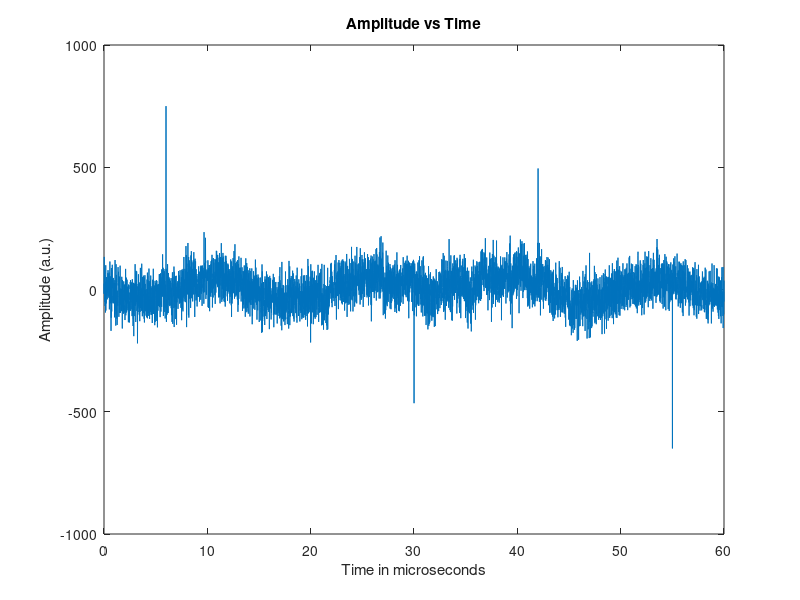

The MATLAB script that drew this image: (Note: this script raises an error after producing the figure.)
%Tyler Cascalho Cox
clear, clc

% Opening the Data Text File so it can be read
fid = fopen('ExampleData.txt','r');

%Reading the Text into a (2, length) matrix
m = fscanf(fid,'%f %f',[2,Inf]);

%Closing the Text File
t = fclose(fid);

%Storing the time data into the x vector
x= m(1,:);

%Storing the amplitude data into the y vector
y= m(2,:);

%Plotting the x, y data
figure(1)
plot(x,y,'-')
title('Amplitude vs Time')
xlabel('Time in microseconds')
ylabel('Amplitude (a.u.)')

%Smoothing 

%Defining spans that are to be used while doing a running average
span = [11,31,51,71,31,11];

%Taking the new smoothed coordinates ands storing them into a new vector
ynew = Shaving_Time(span,y);
%Plotting the new smoothed function
figure(2)
plot(x,ynew,'-')
ylim([-800 800])
title('Adjusted Amplitude vs Time')
xlabel('Time in microseconds')
ylabel('Adjusted Amplitude (a.u.)')

figure(3)
p=plot(x,y,x,ynew,'-')
p(1).LineWidth = 0.1;
 p(2).LineWidth = 2;
ylim([-800 800])
title('Amplitude vs Time')
xlabel('Time in microseconds')
ylabel('Amplitude (a.u.)')
legend('Unfiltered signal','Filtered Signal')

%Finding the Sin wave
xdata=x;
ydata =y;
fun=@(x1,xdata)(x1(1)*sin(x1(2)*xdata+x1(3)));
x0=[40 0.4  3];
x1 = lsqcurvefit(fun,x0,xdata,ydata);

%Plotting the sin wave
figure(4)
y3=x1(1)*sin(x1(2)*xdata+x1(3));
L=plot(x,y,x,y3,'-')
L(1).LineWidth = 0.1;
 L(2).LineWidth = 2;
title('Overlayed sin fit function with original signal vs Time')
xlabel('Time in microseconds')
ylabel('Amplitude (a.u.)')
legend('Unfiltered signal','Sin function')


%Finding the Sin wave
xdata=x;
ydata =y;
fun=@(x21,xdata)(x21(1)*cos(x21(2)*xdata+x21(3)));
x0=[40 0.4  1];
[x21,resnorm] = lsqcurvefit(fun,x0,xdata,ydata);

%Plotting the cos wave
figure(5)
y41=x21(1)*cos(x21(2)*xdata+x21(3));
G=plot(x,y,x,y41,'-')
G(1).LineWidth = 0.1;
 G(2).LineWidth = 2;
title('Overlayed sin fit function with original signal vs Time')
xlabel('Time in microseconds')
ylabel('Amplitude (a.u.)')
legend('Unfiltered signal','Cos function')

%Trying to find Code :P
figure(6)
y4 = y-ynew;
y5= y-y3;
span2=[11,31,51,21,13];
ynew4 = Shaving_Time(span2,y4);
ynew5 = Shaving_Time(span2,y5);
plot(x,ynew4+ynew5,'-')
title('Filtered Amplitude vs time')
xlabel('Time in microseconds')
ylabel('Amplitude (a.u.)')
%Making the code pretty

%Defining new vectors for use
 ymor=zeros(1,length(y));
 yvv = ynew4+ynew5;
%std2 = std(ynew4+ynew5); %Calculating the Standard Deviation in the smooth curve

%Looping through to make look like M-code
for i = 1:length(y)
    if yvv(i) >= 45 && x(i) >=10
        ymor(i) = 1;
    elseif yvv(i) <= 45 && yvv(i) >= 45-20 && x(i) >=10
       ymor(i) = 1;

    else
       ymor(i) = 0;
    end
        
end
 figure(7)
 plot(x,ymor,'-')
ylim([0 2])
title('Adjusted M-Signal vs time')
xlabel('Time in microseconds')
ylabel('Signal')


%smoothing function

function [ynew2] = Shaving_Time(span,y)

%Defining Vectors and the Matix that are going to be used
ynew = zeros(length(y),length(span)+1);
ynew(:,1) = y';


%Looping though all the columns of the matrix
for j = 2:length(span)

    %Looping through all the rows of each cloumn of the matrix
for i = 1:length(y)
    
    %Checking to see if we are at the front of the y values
    if i<=(span(j)-1)/2 
        
        z = (span(j)-1)/2;
        
        while i-z < 1
            z=z-1;
        end
        
        for n = 1:(span(j))
            ynew(i,j)= ynew(i,j)+ynew(i+z,j-1);
            z=z+1;
        end
        
        %Dividing the Nummerator of the equation by the span used
    ynew(i,j)=ynew(i,j)./span(j);
    
   
    %Checking to see if we are at the end of the y values
    elseif i+(span(j)-1)/2 >= length(y)
        
        z = (span(j)-1)/2;
        
        while i+z > length(y)
            z=z-1;
        end
        
        for n = 1:(span(j))
            ynew(i,j)= ynew(i,j)+ynew(i-z,j-1);
            z=z+1;
        end
        
        %Dividing the Nummerator of the equation by the span used
    ynew(i,j)=ynew(i,j)./span(j);
    
    % If we are not in the front or the back then we must be in the middle
    else
        
         z =-1*((span(j)-1)/2);
 
         for n = 1:(span(j))
             b=abs(i+z);%Making sure it is a positive int
             ynew(i,j)= ynew(i,j)+ynew(b,j-1);
             z=z+1;
         end
         
         %Dividing the Nummerator of the equation by the span used
         ynew(i,j)=ynew(i,j)./span(j);
    end
        
end
end

%Extracting the filtered vector
lk= ynew(:,length(span));
ynew2 = zeros(1,length(y));
ynew2 = ynew2 + lk';
end
